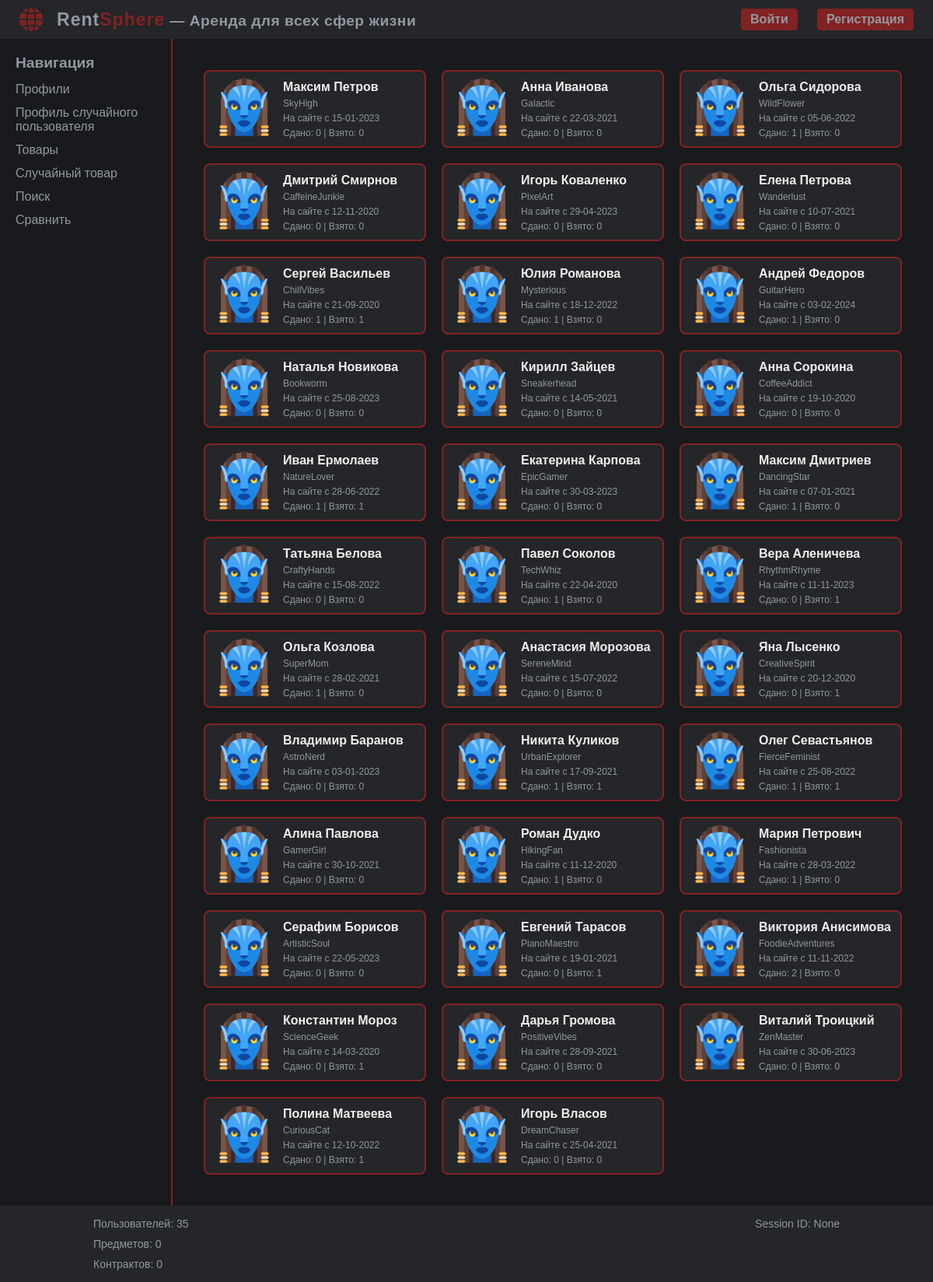
The page /profiles on the database its author committed.
### tables this page shows
CREATE TABLE "users"
(
    id            INTEGER not null
        primary key autoincrement
        unique,
    login         TEXT    not null
        unique,
    password      TEXT    not null,
    ipn           INTEGER,
    first_name    TEXT,
    last_name     TEXT,
    phone_number  TEXT,
    email         TEXT    not null,
    avatar        TEXT,
    register_date INTEGER default 946684800 not null
);

### app.py (the view)
@app.route("/profiles", methods=["GET"])
def profiles():
    flat_fields = "id, login, first_name, last_name, avatar, register_date"
    users_data = users_manager.get_users_data(flat_fields)
    owner_data = contracts_manager.get_rental_items_data("owner_id")
    renter_data = contracts_manager.get_rental_items_data("renter_id")
    users_contracts = {}
    for contract in owner_data:
        user_id = contract[0]
        items_rented = contract[1]
        users_contracts[user_id] = {"items_rented": items_rented, "items_borrowed": 0}
    for contract in renter_data:
        if contract[0] in users_contracts:
            users_contracts[contract[0]]["items_borrowed"] = contract[1]
        else:
            users_contracts[contract[0]] = {"items_rented": 0, "items_borrowed": contract[1]}
    users_with_contracts = []
    for user in users_data:
        user_data = {
            "id": user["id"],
            "login": user["login"],
            "first_name": user["first_name"],
            "last_name": user["last_name"],
            "avatar": user["avatar"],
            "register_date": user["register_date"],
            "contract": users_contracts.get(user["id"], {"items_rented": 0, "items_borrowed": 0}),
        }
        users_with_contracts.append(user_data)
    return render_template("profiles.html", users=users_with_contracts)

### app.py (called while the page is built, shortened)
@app.context_processor
def stats_data():
    session_id = session.get("user_id")
    users_total = users_manager.get_users_data("COUNT(*)")[0][0]
    items_total = 0
    contracts_total = 0
    stats = {
        "users_total": users_total,
        "items_total": items_total,
        "contracts_total": contracts_total,
        "session_id": session_id
    }
    return dict(stats=stats)

@app.context_processor
def inject_user():
    user_id = session.get("user_id")
    user_data = {"id": None, "login": "Guest"}
    return {"current_user": user_data}

### modules/contracts_management.py (called while the page is built)
    def get_rental_items_data(self, participant):
        query = f"SELECT {participant}, COUNT(item_id) AS rental_items FROM contracts GROUP BY {participant}"
        with DatabaseManager(self.database) as db:
            return db.execute(query).fetchall()

### modules/data_management.py (called while the page is built)
    @staticmethod
    def normalize_fields(fields):
        if fields is None:
            return "*"
        elif isinstance(fields, str):
            return fields
        elif isinstance(fields, tuple):
            return ", ".join(fields)
        else:
            raise ValueError("fields должен быть строкой, кортежем или None.")

### modules/db_tools.py (called while the page is built)
    def __enter__(self):
        self.connection = sqlite3.connect(self.db_name)
        self.connection.row_factory = sqlite3.Row
        self.cursor = self.connection.cursor()
        return self.cursor

    def __exit__(self, exc_type, exc_val, exc_tb):
        if exc_type is None:
            self.connection.commit()
        self.cursor.close()
        self.connection.close()

### modules/users_management.py (called while the page is built)
    def get_users_data(self, fields=None, size=None):
        if fields:
            fields = self.normalize_fields(fields)
        query = f"SELECT {fields} FROM users"
        with DatabaseManager(self.database) as db:
            if size:
                user_data = db.execute(query).fetchmany(size)
            else:
                user_data = db.execute(query).fetchall()
        return user_data

### templates/profiles.html (shortened to what this page needs)
{% extends 'base.html' %}
{% block content %}
    <div class="users-container">
        {% for user in users %}
        <a href="{{ url_for('profile', user_id=user.id) }}" class="user-card">
            <div class="user-avatar">
                <img src="{{ url_for('static', filename='images/default_avatar.png') }}" alt="Аватар">
            </div>
            <div class="user-short-details">
                <div class="user-name">{{ user.first_name }} {{ user.last_name }}</div>
                <div class="user-data">{{ user.login }}</div>
                <div class="user-data">На сайте с {{ user.register_date }}</div>
                <div class="user-data">Сдано: {{ user.contract.items_rented }} | Взято: {{ user.contract.items_borrowed }}</div>
            </div>
        </a>
        {% endfor %}
    </div>
{% endblock %}

### templates/base.html (shortened to what this page needs)
<!DOCTYPE html>
<html lang="ru">
<head>
    <link rel="stylesheet" href="{{ url_for('static', filename='css/styles.css') }}">
</head>
<body>
    <div class="layout">
        <div class="header">
            <div class="header-left">
                <img src="{{ url_for('static', filename='images/logo_red.png') }}" alt="Logo" class="logo">
                <span class="brand-name"><span class="rent">Rent</span><span class="sphere">Sphere</span> — Аренда для всех сфер жизни</span>
            </div>
            <div class="header-right">
                {% if not current_user.id %}
                    <a href="/login">Войти</a>
                    <a href="/register">Регистрация</a>
                {% else %}
                    <img src="{{ url_for('static', filename='images/default_avatar.png') }}" alt="Аватар" class="header-avatar">
                    <span class="header-user">{{ current_user.login }}</span>
                    <a href="/logout">Выйти</a>
                {% endif %}
            </div>
        </div>
        <div class="center-container">
            <div class="sidebar">
                <span>Навигация</span>
                {% if current_user.id %}
                    <a href="/profiles">Профили</a>
                    <a href="{{ url_for('profile', user_id=current_user.id) }}">Мой профиль</a>
                    <a href="/profiles/random_user">Профиль случайного пользователя</a>
                    <a href="/profiles/search_history">История поиска</a>
                    <a href="/profiles/favorites">Избранное</a>
                    <a href="/items/add">Добавить новый товар</a>
                    <a href="/items">Товары</a>
                    <a href="/items/random_item_details">Случайный товар</a>
                    <a href="/contracts/random_contract">Случайный контракт</a>
                    <a href="/search">Поиск</a>
                    <a href="/complain">Жалоба</a>
                    <a href="/compare">Сравнить</a>
                {% else %}
                    <a href="/profiles">Профили</a>
                    <a href="/profiles/random_user">Профиль случайного пользователя</a>
                    <a href="/items">Товары</a>
                    <a href="/items/random_item_details">Случайный товар</a>
                    <a href="/search">Поиск</a>
                    <a href="/compare">Сравнить</a>
                {% endif %}
            </div>
            <div class="content-area">
                {% block content %}{% endblock %}
            </div>
        </div>
        <div class="footer">
            <table class="stats-table">
                <tr>
                    <td class="left-col">Пользователей: {{ stats.users_total }}</td>
                    <td class="right-col">Session ID: {{ stats.session_id }}</td>
                </tr>
                <tr>
                    <td class="left-col">Предметов: {{ stats.items_total }}</td>
                    <td class="right-col"></td>
                </tr>
                <tr>
                    <td class="left-col">Контрактов: {{ stats.contracts_total }}</td>
                    <td class="right-col"></td>
                </tr>
            </table>
        </div>
    </div>
</body>
</html>

### static/css/styles.css (style rules this page uses)
body { background-color: #181A1D; color: #EEEEEE; margin: 0; font-family: Arial, sans-serif; }
.header, .footer { background-color: #242629; color: #9398A0; padding: 10px; text-align: center; }
.center-container { display: flex; }
.content-area { flex-grow: 1; background-color: #181A1D; padding: 20px; color: #EEEEEE; }
.stats-table { width: 1000px; margin: 0 auto; border-collapse: collapse; }
.stats-table td { padding: 5px 20px; vertical-align: middle; border: none; font-size: 14px; }
.left-col { text-align: left; }
.right-col { text-align: right; }

### static/css/modules/sidebar.css (style rules this page uses)
.sidebar { background-color: #181A1D; color: #92979F; padding: 20px; width: 180px; height: calc(100vh - 20px); overflow-y: auto; float: left; }
.sidebar span { font-size: 1.2em; margin-bottom: 8px; display: block; font-weight: bold; }
.sidebar a { display: block; color: #92979F; text-decoration: none; padding: 6px 0; }
.sidebar + .content-area { border-left: 2px solid #812223; }

### static/css/modules/header.css (style rules this page uses)
.header { display: flex; align-items: center; justify-content: space-between; padding: 10px 20px; background-color: #242629; }
.header-left { display: flex; align-items: center; gap: 10px; }
.logo { width: 30px; height: 30px; margin-right: 8px; margin-left: 15px; }
.brand-name { color: #9398A0; font-weight: bold; font-size: 1.2em; letter-spacing: 0.5px; }
.rent { font-weight: bold; color: #9398A0; font-size: 1.2em; letter-spacing: 1px; }
.sphere { font-weight: bold; color: #812223; font-size: 1.2em; letter-spacing: 1px; }
.header-right { display: flex; align-items: center; gap: 10px; }
.header a { color: #9398A0; background-color: #812223; padding: 5px 12px; text-decoration: none; font-weight: bold; font-size: 1em; border-radius: 4px; margin-right: 15px; transition: background-color 0.3s ease; }

### static/css/modules/profiles.css (style rules this page uses)
.users-container { display: grid; grid-template-columns: repeat(3, 1fr); gap: 20px; margin: 20px; max-width: 1000px; }
.user-card { display: flex; background-color: #242629; color: #EEEEEE; border-radius: 8px; padding: 10px; transition: background-color 0.3s; border: 2px solid #812223; align-items: center; height: 100px; text-decoration: none; box-sizing: border-box; }
.user-avatar { margin-right: 10px; }
.user-avatar img { width: 80px; height: 80px; border-radius: 15%; }
.user-short-details { display: flex; flex-direction: column; justify-content: center; }
.user-name { font-size: 16px; font-weight: bold; }
.user-data { color: #92979F; margin-top: 5px; font-size: 12px; }

### rows shown on the page
users: first_name "Максим", last_name "Петров", login "SkyHigh", register_date "15-01-2023", contract.items_rented "0", contract.items_borrowed "0"
users: first_name "Анна", last_name "Иванова", login "Galactic", register_date "22-03-2021", contract.items_rented "0", contract.items_borrowed "0"
users: first_name "Ольга", last_name "Сидорова", login "WildFlower", register_date "05-06-2022", contract.items_rented "1", contract.items_borrowed "0"
users: first_name "Дмитрий", last_name "Смирнов", login "CaffeineJunkie", register_date "12-11-2020", contract.items_rented "0", contract.items_borrowed "0"
users: first_name "Игорь", last_name "Коваленко", login "PixelArt", register_date "29-04-2023", contract.items_rented "0", contract.items_borrowed "0"
users: first_name "Елена", last_name "Петрова", login "Wanderlust", register_date "10-07-2021", contract.items_rented "0", contract.items_borrowed "0"
users: first_name "Сергей", last_name "Васильев", login "ChillVibes", register_date "21-09-2020", contract.items_rented "1", contract.items_borrowed "1"
users: first_name "Юлия", last_name "Романова", login "Mysterious", register_date "18-12-2022", contract.items_rented "1", contract.items_borrowed "0"
users: first_name "Андрей", last_name "Федоров", login "GuitarHero", register_date "03-02-2024", contract.items_rented "1", contract.items_borrowed "0"
users: first_name "Наталья", last_name "Новикова", login "Bookworm", register_date "25-08-2023", contract.items_rented "0", contract.items_borrowed "0"
users: first_name "Кирилл", last_name "Зайцев", login "Sneakerhead", register_date "14-05-2021", contract.items_rented "0", contract.items_borrowed "0"
users: first_name "Анна", last_name "Сорокина", login "CoffeeAddict", register_date "19-10-2020", contract.items_rented "0", contract.items_borrowed "0"
users: first_name "Иван", last_name "Ермолаев", login "NatureLover", register_date "28-06-2022", contract.items_rented "1", contract.items_borrowed "1"
users: first_name "Екатерина", last_name "Карпова", login "EpicGamer", register_date "30-03-2023", contract.items_rented "0", contract.items_borrowed "0"
users: first_name "Максим", last_name "Дмитриев", login "DancingStar", register_date "07-01-2021", contract.items_rented "1", contract.items_borrowed "0"
users: first_name "Татьяна", last_name "Белова", login "CraftyHands", register_date "15-08-2022", contract.items_rented "0", contract.items_borrowed "0"
users: first_name "Павел", last_name "Соколов", login "TechWhiz", register_date "22-04-2020", contract.items_rented "1", contract.items_borrowed "0"
users: first_name "Вера", last_name "Аленичева", login "RhythmRhyme", register_date "11-11-2023", contract.items_rented "0", contract.items_borrowed "1"
users: first_name "Ольга", last_name "Козлова", login "SuperMom", register_date "28-02-2021", contract.items_rented "1", contract.items_borrowed "0"
users: first_name "Анастасия", last_name "Морозова", login "SereneMind", register_date "15-07-2022", contract.items_rented "0", contract.items_borrowed "0"
users: first_name "Яна", last_name "Лысенко", login "CreativeSpirit", register_date "20-12-2020", contract.items_rented "0", contract.items_borrowed "1"
users: first_name "Владимир", last_name "Баранов", login "AstroNerd", register_date "03-01-2023", contract.items_rented "0", contract.items_borrowed "0"
users: first_name "Никита", last_name "Куликов", login "UrbanExplorer", register_date "17-09-2021", contract.items_rented "1", contract.items_borrowed "1"
users: first_name "Олег", last_name "Севастьянов", login "FierceFeminist", register_date "25-08-2022", contract.items_rented "1", contract.items_borrowed "1"
users: first_name "Алина", last_name "Павлова", login "GamerGirl", register_date "30-10-2021", contract.items_rented "0", contract.items_borrowed "0"
users: first_name "Роман", last_name "Дудко", login "HikingFan", register_date "11-12-2020", contract.items_rented "1", contract.items_borrowed "0"
users: first_name "Мария", last_name "Петрович", login "Fashionista", register_date "28-03-2022", contract.items_rented "1", contract.items_borrowed "0"
users: first_name "Серафим", last_name "Борисов", login "ArtisticSoul", register_date "22-05-2023", contract.items_rented "0", contract.items_borrowed "0"
users: first_name "Евгений", last_name "Тарасов", login "PianoMaestro", register_date "19-01-2021", contract.items_rented "0", contract.items_borrowed "1"
users: first_name "Виктория", last_name "Анисимова", login "FoodieAdventures", register_date "11-11-2022", contract.items_rented "2", contract.items_borrowed "0"
users: first_name "Константин", last_name "Мороз", login "ScienceGeek", register_date "14-03-2020", contract.items_rented "0", contract.items_borrowed "1"
users: first_name "Дарья", last_name "Громова", login "PositiveVibes", register_date "28-09-2021", contract.items_rented "0", contract.items_borrowed "0"
users: first_name "Виталий", last_name "Троицкий", login "ZenMaster", register_date "30-06-2023", contract.items_rented "0", contract.items_borrowed "0"
users: first_name "Полина", last_name "Матвеева", login "CuriousCat", register_date "12-10-2022", contract.items_rented "0", contract.items_borrowed "1"
users: first_name "Игорь", last_name "Власов", login "DreamChaser", register_date "25-04-2021", contract.items_rented "0", contract.items_borrowed "0"

### other values the page prints
{{ stats.users_total }} "35"
{{ stats.session_id }} "None"
{{ stats.items_total }} "0"
{{ stats.contracts_total }} "0"
